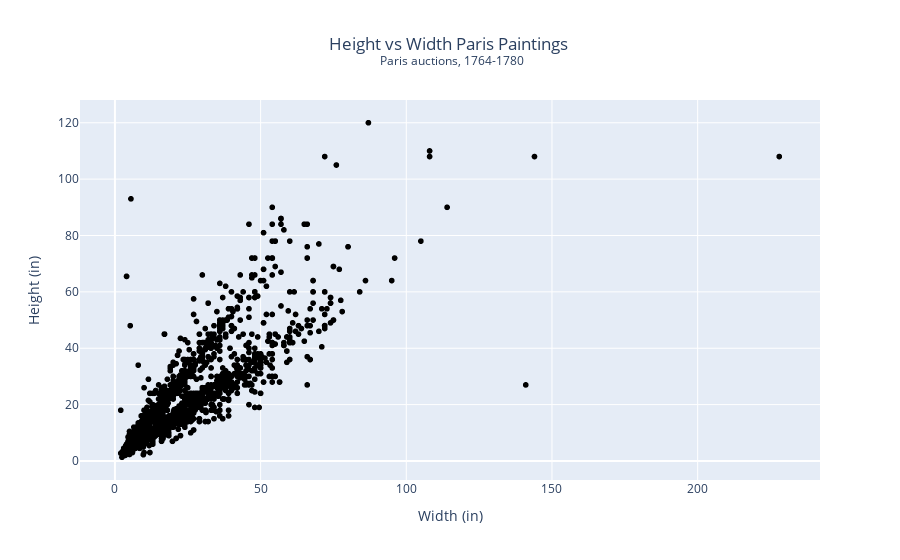

Notebook code cell kept with this figure:
### Markdown cell above
**Q3** Make a scatter plot of the width vs the height like the one in the lecture. You should be able to recreate the plots here without looking at the code.

### Code cell
fig_s = px.scatter(
    DF,
    x='Width_in',
    y='Height_in',
    color_discrete_sequence=['black'],
    title='Height vs Width Paris Paintings <br><sup> Paris auctions, 1764-1780</sup>',
)

fig_s.update_layout(
    title_x=0.5,
    xaxis_title='Width (in)',
    yaxis_title='Height (in)'
)

fig_s.show()

### Figure 1 — Plotly figure (JSON) as saved in the notebook; plotly's stock layout.template omitted (floating-point values rounded to 4 significant figures; data arrays with more than 128 entries replaced by an {"elided": "..."} marker saying what was removed)
{"data": [{"hovertemplate": "Width_in=%{x}<br>Height_in=%{y}<extra></extra>", "legendgroup": "", "marker": {"color": "black", "symbol": "circle"}, "mode": "markers", "name": "", "showlegend": false, "type": "scattergl", "x": {"elided": "3393 float values"}, "xaxis": "x", "y": {"elided": "3393 float values"}, "yaxis": "y"}], "layout": {"autosize": true, "legend": {"tracegroupgap": 0}, "title": {"text": "Height vs Width Paris Paintings <br><sup> Paris auctions, 1764-1780</sup>", "x": 0.5}, "xaxis": {"anchor": "y", "autorange": true, "domain": [0, 1], "range": [-12.23, 242.2], "title": {"text": "Width (in)"}, "type": "linear"}, "yaxis": {"anchor": "x", "autorange": true, "domain": [0, 1], "range": [-8.463, 129.8], "title": {"text": "Height (in)"}, "type": "linear"}}}
